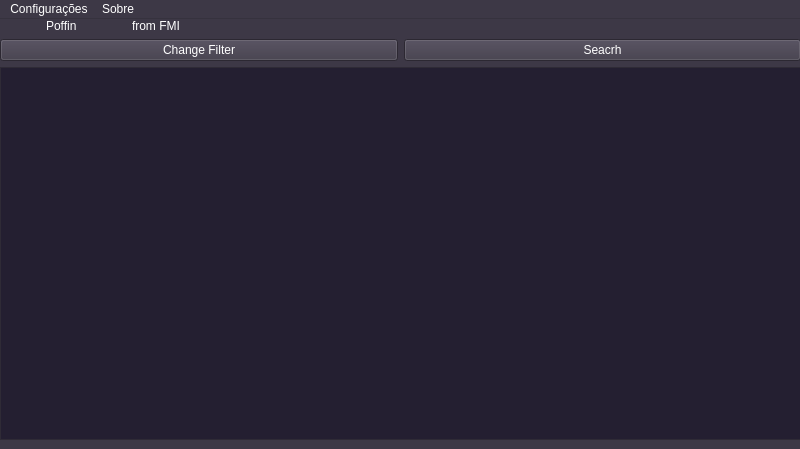
<?xml version="1.0" encoding="UTF-8"?>
<ui version="4.0">
 <class>MainWindow</class>
 <widget class="QMainWindow" name="MainWindow">
  <property name="geometry">
   <rect>
    <x>0</x>
    <y>0</y>
    <width>800</width>
    <height>449</height>
   </rect>
  </property>
  <property name="palette">
   <palette>
    <active>
     <colorrole role="WindowText">
      <brush brushstyle="SolidPattern">
       <color alpha="255">
        <red>255</red>
        <green>255</green>
        <blue>255</blue>
       </color>
      </brush>
     </colorrole>
     <colorrole role="Button">
      <brush brushstyle="SolidPattern">
       <color alpha="255">
        <red>61</red>
        <green>56</green>
        <blue>70</blue>
       </color>
      </brush>
     </colorrole>
     <colorrole role="Light">
      <brush brushstyle="SolidPattern">
       <color alpha="255">
        <red>92</red>
        <green>84</green>
        <blue>105</blue>
       </color>
      </brush>
     </colorrole>
     <colorrole role="Midlight">
      <brush brushstyle="SolidPattern">
       <color alpha="255">
        <red>76</red>
        <green>70</green>
        <blue>87</blue>
       </color>
      </brush>
     </colorrole>
     <colorrole role="Dark">
      <brush brushstyle="SolidPattern">
       <color alpha="255">
        <red>31</red>
        <green>28</green>
        <blue>35</blue>
       </color>
      </brush>
     </colorrole>
     <colorrole role="Mid">
      <brush brushstyle="SolidPattern">
       <color alpha="255">
        <red>41</red>
        <green>37</green>
        <blue>47</blue>
       </color>
      </brush>
     </colorrole>
     <colorrole role="Text">
      <brush brushstyle="SolidPattern">
       <color alpha="255">
        <red>255</red>
        <green>255</green>
        <blue>255</blue>
       </color>
      </brush>
     </colorrole>
     <colorrole role="BrightText">
      <brush brushstyle="SolidPattern">
       <color alpha="255">
        <red>255</red>
        <green>255</green>
        <blue>255</blue>
       </color>
      </brush>
     </colorrole>
     <colorrole role="ButtonText">
      <brush brushstyle="SolidPattern">
       <color alpha="255">
        <red>255</red>
        <green>255</green>
        <blue>255</blue>
       </color>
      </brush>
     </colorrole>
     <colorrole role="Base">
      <brush brushstyle="SolidPattern">
       <color alpha="255">
        <red>36</red>
        <green>31</green>
        <blue>49</blue>
       </color>
      </brush>
     </colorrole>
     <colorrole role="Window">
      <brush brushstyle="SolidPattern">
       <color alpha="255">
        <red>61</red>
        <green>56</green>
        <blue>70</blue>
       </color>
      </brush>
     </colorrole>
     <colorrole role="Shadow">
      <brush brushstyle="SolidPattern">
       <color alpha="255">
        <red>0</red>
        <green>0</green>
        <blue>0</blue>
       </color>
      </brush>
     </colorrole>
     <colorrole role="Highlight">
      <brush brushstyle="SolidPattern">
       <color alpha="255">
        <red>235</red>
        <green>24</green>
        <blue>79</blue>
       </color>
      </brush>
     </colorrole>
     <colorrole role="AlternateBase">
      <brush brushstyle="SolidPattern">
       <color alpha="255">
        <red>30</red>
        <green>28</green>
        <blue>35</blue>
       </color>
      </brush>
     </colorrole>
     <colorrole role="ToolTipBase">
      <brush brushstyle="SolidPattern">
       <color alpha="255">
        <red>255</red>
        <green>255</green>
        <blue>220</blue>
       </color>
      </brush>
     </colorrole>
     <colorrole role="ToolTipText">
      <brush brushstyle="SolidPattern">
       <color alpha="255">
        <red>0</red>
        <green>0</green>
        <blue>0</blue>
       </color>
      </brush>
     </colorrole>
     <colorrole role="PlaceholderText">
      <brush brushstyle="SolidPattern">
       <color alpha="127">
        <red>255</red>
        <green>255</green>
        <blue>255</blue>
       </color>
      </brush>
     </colorrole>
     <colorrole role="Accent">
      <brush brushstyle="SolidPattern">
       <color alpha="255">
        <red>0</red>
        <green>0</green>
        <blue>0</blue>
       </color>
      </brush>
     </colorrole>
    </active>
    <inactive>
     <colorrole role="WindowText">
      <brush brushstyle="SolidPattern">
       <color alpha="255">
        <red>255</red>
        <green>255</green>
        <blue>255</blue>
       </color>
      </brush>
     </colorrole>
     <colorrole role="Button">
      <brush brushstyle="SolidPattern">
       <color alpha="255">
        <red>61</red>
        <green>56</green>
        <blue>70</blue>
       </color>
      </brush>
     </colorrole>
     <colorrole role="Light">
      <brush brushstyle="SolidPattern">
       <color alpha="255">
        <red>92</red>
        <green>84</green>
        <blue>105</blue>
       </color>
      </brush>
     </colorrole>
     <colorrole role="Midlight">
      <brush brushstyle="SolidPattern">
       <color alpha="255">
        <red>76</red>
        <green>70</green>
        <blue>87</blue>
       </color>
      </brush>
     </colorrole>
     <colorrole role="Dark">
      <brush brushstyle="SolidPattern">
       <color alpha="255">
        <red>31</red>
        <green>28</green>
        <blue>35</blue>
       </color>
      </brush>
     </colorrole>
     <colorrole role="Mid">
      <brush brushstyle="SolidPattern">
       <color alpha="255">
        <red>41</red>
        <green>37</green>
        <blue>47</blue>
       </color>
      </brush>
     </colorrole>
     <colorrole role="Text">
      <brush brushstyle="SolidPattern">
       <color alpha="255">
        <red>255</red>
        <green>255</green>
        <blue>255</blue>
       </color>
      </brush>
     </colorrole>
     <colorrole role="BrightText">
      <brush brushstyle="SolidPattern">
       <color alpha="255">
        <red>255</red>
        <green>255</green>
        <blue>255</blue>
       </color>
      </brush>
     </colorrole>
     <colorrole role="ButtonText">
      <brush brushstyle="SolidPattern">
       <color alpha="255">
        <red>255</red>
        <green>255</green>
        <blue>255</blue>
       </color>
      </brush>
     </colorrole>
     <colorrole role="Base">
      <brush brushstyle="SolidPattern">
       <color alpha="255">
        <red>36</red>
        <green>31</green>
        <blue>49</blue>
       </color>
      </brush>
     </colorrole>
     <colorrole role="Window">
      <brush brushstyle="SolidPattern">
       <color alpha="255">
        <red>61</red>
        <green>56</green>
        <blue>70</blue>
       </color>
      </brush>
     </colorrole>
     <colorrole role="Shadow">
      <brush brushstyle="SolidPattern">
       <color alpha="255">
        <red>0</red>
        <green>0</green>
        <blue>0</blue>
       </color>
      </brush>
     </colorrole>
     <colorrole role="Highlight">
      <brush brushstyle="SolidPattern">
       <color alpha="255">
        <red>235</red>
        <green>24</green>
        <blue>79</blue>
       </color>
      </brush>
     </colorrole>
     <colorrole role="AlternateBase">
      <brush brushstyle="SolidPattern">
       <color alpha="255">
        <red>30</red>
        <green>28</green>
        <blue>35</blue>
       </color>
      </brush>
     </colorrole>
     <colorrole role="ToolTipBase">
      <brush brushstyle="SolidPattern">
       <color alpha="255">
        <red>255</red>
        <green>255</green>
        <blue>220</blue>
       </color>
      </brush>
     </colorrole>
     <colorrole role="ToolTipText">
      <brush brushstyle="SolidPattern">
       <color alpha="255">
        <red>0</red>
        <green>0</green>
        <blue>0</blue>
       </color>
      </brush>
     </colorrole>
     <colorrole role="PlaceholderText">
      <brush brushstyle="SolidPattern">
       <color alpha="127">
        <red>255</red>
        <green>255</green>
        <blue>255</blue>
       </color>
      </brush>
     </colorrole>
     <colorrole role="Accent">
      <brush brushstyle="SolidPattern">
       <color alpha="255">
        <red>0</red>
        <green>0</green>
        <blue>0</blue>
       </color>
      </brush>
     </colorrole>
    </inactive>
    <disabled>
     <colorrole role="WindowText">
      <brush brushstyle="SolidPattern">
       <color alpha="255">
        <red>31</red>
        <green>28</green>
        <blue>35</blue>
       </color>
      </brush>
     </colorrole>
     <colorrole role="Button">
      <brush brushstyle="SolidPattern">
       <color alpha="255">
        <red>61</red>
        <green>56</green>
        <blue>70</blue>
       </color>
      </brush>
     </colorrole>
     <colorrole role="Light">
      <brush brushstyle="SolidPattern">
       <color alpha="255">
        <red>92</red>
        <green>84</green>
        <blue>105</blue>
       </color>
      </brush>
     </colorrole>
     <colorrole role="Midlight">
      <brush brushstyle="SolidPattern">
       <color alpha="255">
        <red>76</red>
        <green>70</green>
        <blue>87</blue>
       </color>
      </brush>
     </colorrole>
     <colorrole role="Dark">
      <brush brushstyle="SolidPattern">
       <color alpha="255">
        <red>31</red>
        <green>28</green>
        <blue>35</blue>
       </color>
      </brush>
     </colorrole>
     <colorrole role="Mid">
      <brush brushstyle="SolidPattern">
       <color alpha="255">
        <red>41</red>
        <green>37</green>
        <blue>47</blue>
       </color>
      </brush>
     </colorrole>
     <colorrole role="Text">
      <brush brushstyle="SolidPattern">
       <color alpha="255">
        <red>31</red>
        <green>28</green>
        <blue>35</blue>
       </color>
      </brush>
     </colorrole>
     <colorrole role="BrightText">
      <brush brushstyle="SolidPattern">
       <color alpha="255">
        <red>255</red>
        <green>255</green>
        <blue>255</blue>
       </color>
      </brush>
     </colorrole>
     <colorrole role="ButtonText">
      <brush brushstyle="SolidPattern">
       <color alpha="255">
        <red>31</red>
        <green>28</green>
        <blue>35</blue>
       </color>
      </brush>
     </colorrole>
     <colorrole role="Base">
      <brush brushstyle="SolidPattern">
       <color alpha="255">
        <red>61</red>
        <green>56</green>
        <blue>70</blue>
       </color>
      </brush>
     </colorrole>
     <colorrole role="Window">
      <brush brushstyle="SolidPattern">
       <color alpha="255">
        <red>61</red>
        <green>56</green>
        <blue>70</blue>
       </color>
      </brush>
     </colorrole>
     <colorrole role="Shadow">
      <brush brushstyle="SolidPattern">
       <color alpha="255">
        <red>0</red>
        <green>0</green>
        <blue>0</blue>
       </color>
      </brush>
     </colorrole>
     <colorrole role="Highlight">
      <brush brushstyle="SolidPattern">
       <color alpha="255">
        <red>235</red>
        <green>24</green>
        <blue>79</blue>
       </color>
      </brush>
     </colorrole>
     <colorrole role="AlternateBase">
      <brush brushstyle="SolidPattern">
       <color alpha="255">
        <red>61</red>
        <green>56</green>
        <blue>70</blue>
       </color>
      </brush>
     </colorrole>
     <colorrole role="ToolTipBase">
      <brush brushstyle="SolidPattern">
       <color alpha="255">
        <red>255</red>
        <green>255</green>
        <blue>220</blue>
       </color>
      </brush>
     </colorrole>
     <colorrole role="ToolTipText">
      <brush brushstyle="SolidPattern">
       <color alpha="255">
        <red>0</red>
        <green>0</green>
        <blue>0</blue>
       </color>
      </brush>
     </colorrole>
     <colorrole role="PlaceholderText">
      <brush brushstyle="SolidPattern">
       <color alpha="127">
        <red>31</red>
        <green>28</green>
        <blue>35</blue>
       </color>
      </brush>
     </colorrole>
     <colorrole role="Accent">
      <brush brushstyle="SolidPattern">
       <color alpha="255">
        <red>43</red>
        <green>39</green>
        <blue>49</blue>
       </color>
      </brush>
     </colorrole>
    </disabled>
   </palette>
  </property>
  <property name="windowTitle">
   <string>MainWindow</string>
  </property>
  <widget class="QWidget" name="centralwidget">
   <widget class="QWidget" name="gridLayoutWidget">
    <property name="geometry">
     <rect>
      <x>0</x>
      <y>0</y>
      <width>801</width>
      <height>421</height>
     </rect>
    </property>
    <layout class="QGridLayout" name="gridLayout_2">
     <property name="sizeConstraint">
      <enum>QLayout::SetDefaultConstraint</enum>
     </property>
     <item row="0" column="0">
      <layout class="QHBoxLayout" name="horizontalLayout">
       <item>
        <widget class="QLabel" name="label">
         <property name="enabled">
          <bool>true</bool>
         </property>
         <property name="sizePolicy">
          <sizepolicy hsizetype="Minimum" vsizetype="Minimum">
           <horstretch>0</horstretch>
           <verstretch>0</verstretch>
          </sizepolicy>
         </property>
         <property name="maximumSize">
          <size>
           <width>40</width>
           <height>40</height>
          </size>
         </property>
         <property name="text">
          <string/>
         </property>
         <property name="pixmap">
          <pixmap>logo.png</pixmap>
         </property>
         <property name="scaledContents">
          <bool>true</bool>
         </property>
         <property name="openExternalLinks">
          <bool>false</bool>
         </property>
        </widget>
       </item>
       <item>
        <widget class="QLabel" name="label_2">
         <property name="maximumSize">
          <size>
           <width>80</width>
           <height>16777215</height>
          </size>
         </property>
         <property name="text">
          <string>Poffin</string>
         </property>
         <property name="textFormat">
          <enum>Qt::AutoText</enum>
         </property>
        </widget>
       </item>
       <item>
        <widget class="QLabel" name="label_3">
         <property name="text">
          <string>from FMI</string>
         </property>
        </widget>
       </item>
      </layout>
     </item>
     <item row="1" column="0">
      <layout class="QHBoxLayout" name="horizontalLayout_3">
       <item>
        <widget class="QPushButton" name="pushButton_2">
         <property name="text">
          <string>Change Filter</string>
         </property>
        </widget>
       </item>
       <item>
        <widget class="QPushButton" name="pushButton">
         <property name="text">
          <string>Seacrh</string>
         </property>
        </widget>
       </item>
      </layout>
     </item>
     <item row="2" column="0">
      <widget class="QListView" name="listView"/>
     </item>
    </layout>
   </widget>
  </widget>
  <widget class="QMenuBar" name="menubar">
   <property name="geometry">
    <rect>
     <x>0</x>
     <y>0</y>
     <width>800</width>
     <height>20</height>
    </rect>
   </property>
   <widget class="QMenu" name="menuSettings">
    <property name="title">
     <string>Configurações</string>
    </property>
   </widget>
   <widget class="QMenu" name="menuSobre">
    <property name="title">
     <string>Sobre</string>
    </property>
   </widget>
   <addaction name="menuSettings"/>
   <addaction name="menuSobre"/>
  </widget>
 </widget>
 <resources/>
 <connections/>
</ui>
